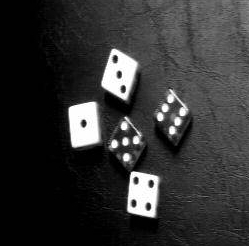
%> input picture maj/TraitementImage/morphomat/des.jpg, 249 x 246 px
$ octave reconstr_ouverture.m   (GNU Octave 9; MATLAB toolbox functions it lacks are replaced by stand-ins)
%> lines starting %> are read from the running program, lines starting %| are printed output that depends on the picture
clear all; close all;

I=imread('des.jpg');
%> I is the input picture: size 246x249 uint8; min 0, max 255, mean 50.6
figure(1);
imagesc(I); colormap(gray);
taille=25;

%B=strel('line', taille,90);
B=strel('disk', 8);

IE = imerode(I, B);
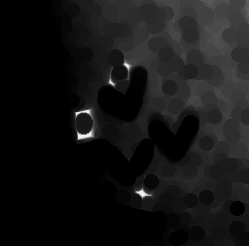
%> IE: size 246x249 uint8; min 0, max 244, mean 20.8
figure(2);
imagesc(IE);
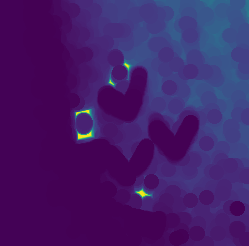
%> displayed picture: size 246x249x3, on the screen's scale of 0 to 255; mean R, G, B 67.8, 29.2, 105.9

IM = imreconstruct(IE,I);
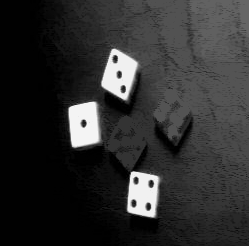
%> IM: size 246x249 uint8; min 0, max 244, mean 46.7

figure(3);
imagesc(IM); colormap gray;

% IC = IM-I;
% figure(4);
% imagesc(IC); colormap gray;

$ run again, with maj/TraitementImage/morphomat/particules.png saved as maj/TraitementImage/morphomat/des.jpg
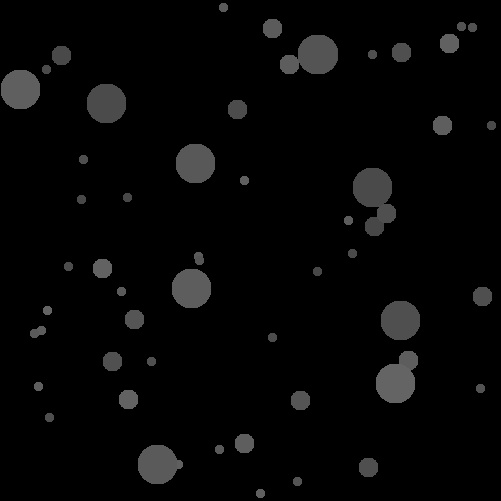
%> input picture maj/TraitementImage/morphomat/particules.png, 501 x 501 px
%> I is the input picture: size 501x501 uint8; min 0, max 106, mean 6.4
%> `IE = imerode(I, B);`:
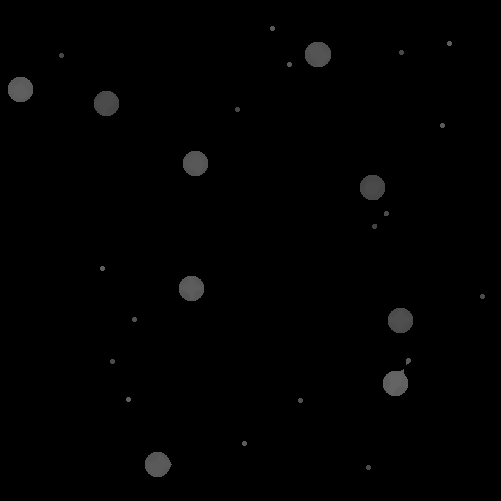
%> IE: size 501x501 uint8; min 0, max 100, mean 1.7
%> `imagesc(IE);`:
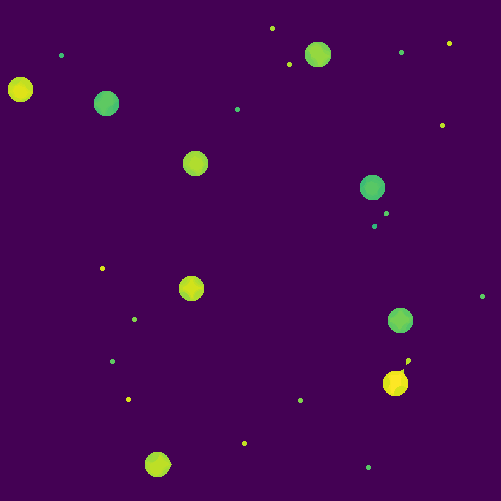
%> displayed picture: size 501x501x3, on the screen's scale of 0 to 255; mean R, G, B 69.6, 5.2, 83.6
